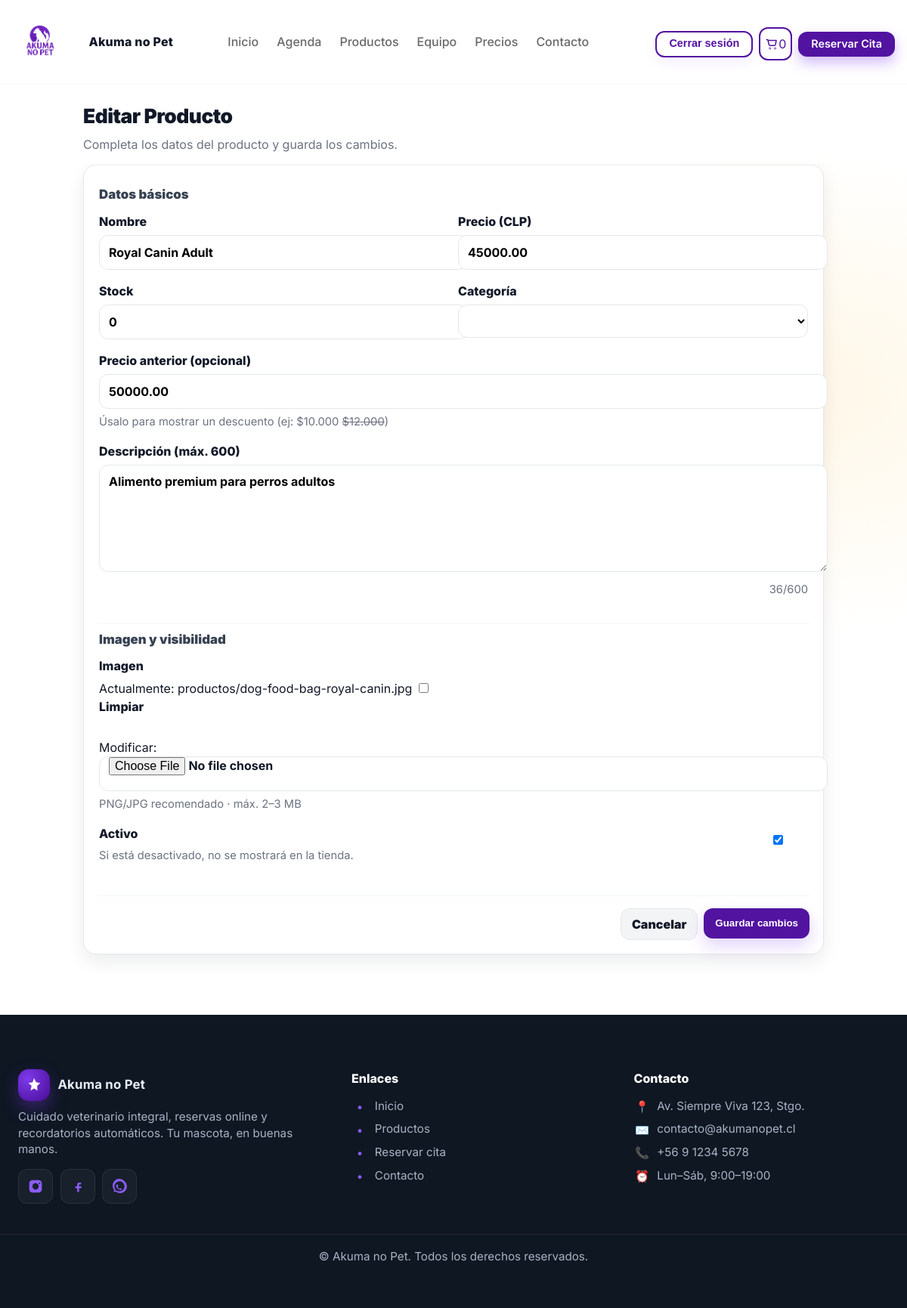
The page /productos/38/editar/ (signed in) on the database its author committed.
### productos/models.py (models this page shows, shortened)
class Producto(models.Model):
    ETIQUETAS = [
        ("", "—"),          # sin etiqueta
        ("nuevo", "Nuevo"),
        ("oferta", "Oferta"),
    ]
    TIPOS_MASCOTA = [
        ("Perro", "Perro"),
        ("Gato", "Gato"),
    ]
    nombre          = models.CharField(max_length=150)
    url_amigable    = models.SlugField(unique=True, blank=True)  # antes "slug"
    descripcion     = models.TextField(blank=True)
    categoria    = models.CharField(max_length=80, blank=True, default="")            # antes "category"
    tipo_mascota    = models.CharField(max_length=20, choices=TIPOS_MASCOTA, blank=True)  # antes "pet"
    marca        = models.CharField(max_length=80, blank=True, default="")
    precio          = models.DecimalField(max_digits=10, decimal_places=2, default=0)
    precio_anterior = models.DecimalField(max_digits=10, decimal_places=2, null=True, blank=True)  # antes "old_price"
    valoracion      = models.DecimalField(max_digits=3, decimal_places=1, default=0)               # antes "rating"
    stock           = models.PositiveIntegerField(default=0)
    etiqueta        = models.CharField(max_length=20, choices=ETIQUETAS, default="", blank=True)    # antes "badge"
    imagen          = models.ImageField(upload_to="productos", blank=True, null=True)
    activo          = models.BooleanField(default=True)
    creado          = models.DateTimeField(auto_now_add=True)

### productos/views.py (the view)
# urls.py: path("<int:pk>/editar/", views.editar, name="editar"),     # solo staff
@staff_required
def editar(request, pk):
    prod = get_object_or_404(Producto, pk=pk)
    if request.method == "POST":
        form = ProductoForm(request.POST, request.FILES, instance=prod)
        if form.is_valid():
            form.save()
            messages.success(request, "Producto actualizado.")
            return redirect("productos:lista")
    else:
        form = ProductoForm(instance=prod)
    return render(request, "productos/form_page.html", {"form": form, "titulo": "Editar producto"})

### productos/forms.py
class ProductoForm(forms.ModelForm):
    class Meta:
        model = Producto
        fields = [
            "nombre",
            "marca",
            "tipo_mascota",
            "categoria",
            "precio",
            "precio_anterior",  # si existe en tu modelo
            "stock",
            "descripcion",
            "imagen",           # si es ImageField y es obligatorio
            "activo",
        ]
        widgets = {
            "nombre": forms.TextInput(attrs={"class": "input"}),
            "marca": forms.TextInput(attrs={"class": "input"}),                # o Select si corresponde
            "tipo_mascota": forms.Select(attrs={"class": "input"}),           # Perro/Gato, etc.
            "categoria": forms.Select(attrs={"class": "input"}),
            "precio": forms.NumberInput(attrs={"step": "0.01", "class": "input"}),
            "precio_anterior": forms.NumberInput(attrs={"step": "0.01", "class": "input"}),
            "stock": forms.NumberInput(attrs={"min": 0, "class": "input"}),
            "descripcion": forms.Textarea(attrs={"rows": 3, "class": "input"}),
            "activo": forms.CheckboxInput(attrs={"class": "checkbox"}),
        }

### carrito/context_processors.py (called while the page is built, shortened)
def cart_context(request):
    cart = request.session.get("cart", {}) or {}
    count = 0
    total = 0
    return {
        "cart_count": count,
        "cart_total": total,
    }

### productos/views.py (called while the page is built)
def staff_required(view_func):
    decorated = login_required(
        user_passes_test(
            lambda u: u.is_active and u.is_staff,
            login_url="cuentas:login"  # ajusta si tu nombre de url es distinto
        )(view_func)
    )
    return decorated

### productos/templates/productos/form_page.html (shortened to what this page needs)
{% extends "main/base.html" %}
{% load static %}
{% block extra_head %}
  <link rel="stylesheet" href="{% static 'productos/css/styles.css' %}?v=9">
{% endblock %}
{% block contenido %}
<main class="page">
  <header class="page-head">
    <h1>{% if form.instance.pk %}Editar Producto{% else %}Nuevo producto{% endif %}</h1>
    <p class="sub">Completa los datos del producto y guarda los cambios.</p>
  </header>
  <form id="productForm" class="form-card" method="post" enctype="multipart/form-data" novalidate>
    <section class="block">
      <h2 class="block-title">Datos básicos</h2>
      <div class="form-row">
        <div class="field">
          <label for="{{ form.nombre.id_for_label }}">Nombre</label>
          {{ form.nombre }}
        </div>
        <div class="field">
          <label for="{{ form.precio.id_for_label }}">Precio (CLP)</label>
          {{ form.precio }}
        </div>
      </div>
      <div class="form-row">
        <div class="field">
          <label for="{{ form.stock.id_for_label }}">Stock</label>
          {{ form.stock }}
        </div>
        <div class="field">
          <label for="{{ form.categoria.id_for_label }}">Categoría</label>
          {{ form.categoria }}
        </div>
      </div>
      {% if form.precio_anterior %}
      <div class="field">
        <label for="{{ form.precio_anterior.id_for_label }}">Precio anterior (opcional)</label>
        {{ form.precio_anterior }}
        <p class="hint">Úsalo para mostrar un descuento (ej: $10.000 <span style="text-decoration: line-through;">$12.000</span>)</p>
      </div>
      {% endif %}
      <div class="field">
        <label for="{{ form.descripcion.id_for_label }}">Descripción (máx. 600)</label>
        {{ form.descripcion }}
        <div class="counter"><span id="descCount">0</span>/600</div>
      </div>
    </section>
    <section class="block">
      <h2 class="block-title">Imagen y visibilidad</h2>
      {% if form.imagen %}
      <div class="field">
        <label for="{{ form.imagen.id_for_label }}">Imagen</label>
        {{ form.imagen }}
        <p class="hint">PNG/JPG recomendado · máx. 2–3 MB</p>
      </div>
      {% endif %}
      <div class="field switch-row">
        <div>
          <label>Activo</label>
          <p class="hint">Si está desactivado, no se mostrará en la tienda.</p>
        </div>
        <label class="switch">
          {{ form.activo }}
        </label>
      </div>
    </section>
    <div class="form-actions">
      <a class="btn btn-ghost" href="{% url 'productos:lista' %}">Cancelar</a>
      <button class="btn btn-primary" type="submit">
        {% if form.instance.pk %}Guardar cambios{% else %}Crear producto{% endif %}
      </button>
    </div>
  </form>
</main>
{% endblock %}

### static/css/styles.css (style rules this page uses)
a { color: inherit; text-decoration: none; }
header { position: sticky; top: 0; z-index: 50; background: rgba(255,255,255,.8); backdrop-filter: saturate(180%) blur(6px); border-bottom: 1px solid rgba(0,0,0,.03); }
.btn-primary { background: #6d28d9; color: #fff; border: 0; }
.btn-ghost { background: #f3f4f6; color: #111; border: 0; }

### carrito/static/carrito/css/cart.css (style rules this page uses)
.btn-primary { background: #5213a1; color: #fff; border: 0; }
.btn-ghost { background: #f3f4f6; color: #111; border: 0; }

### productos/static/productos/css/styles.css (style rules this page uses)
.btn { --ring: 0 0 0 3px rgba(124, 58, 237, .18); display: inline-flex; align-items: center; gap: .5rem; height: 40px; padding: .6rem .9rem; border-radius: 12px; border: 1.5px solid transparent; font-weight: 800; line-height: 1; white-space: nowrap; background: #fff; color: #111827; transition: transform .12s ease, box-shadow .2s ease, filter .2s ease, background .2s, border-color .2s; cursor: pointer; }
.btn-primary { background: #5213a1; color: #fff; box-shadow: 0 8px 18px rgba(124, 58, 237, .25); border-color: transparent; }
.page { max-width: 980px; margin: 22px auto 80px; padding: 0 16px; color: #111827; }
.page-head h1 { margin: 0 0 6px; font-weight: 900; font-size: clamp(22px, 2.2vw, 30px); letter-spacing: -.02em; }
.page-head .sub { margin: 0 0 14px; color: #6b7280; }
.form-card { background: #fff; border: 1px solid #e5e7eb; border-radius: 16px; box-shadow: 0 10px 24px rgba(17, 24, 39, .08); padding: 18px; display: flex; flex-direction: column; gap: 16px; }
.block { padding: 6px 2px 2px; border-top: 1px solid #f1f5f9; }
.block:first-of-type { border-top: 0; }
.block-title { margin: 2px 0 10px; font-size: 1.05rem; color: #374151; font-weight: 900; }
.form-row { display: grid; grid-template-columns: 1fr 1fr; gap: 12px; }
.field { margin-bottom: 1rem; }
.field label { display: block; font-weight: 800; margin: 0 0 6px; }
.field .hint { color: #6b7280; margin: 6px 0 0; font-size: .92rem; }
.form-card input[type="text"], .form-card input[type="number"], .form-card input[type="file"], .form-card select, .form-card textarea { width: 100%; height: 44px; background: #fff; border: 1px solid #e5e7eb; border-radius: 12px; padding: 0 12px; font-weight: 700; outline: none; transition: border-color .15s, box-shadow .15s; font-family: inherit; font-size: 1rem; }
.form-card textarea { min-height: 120px; resize: vertical; padding: 10px 12px; line-height: 1.45; }
.counter { margin-top: 6px; color: #6b7280; font-size: .92rem; text-align: right; }
.switch-row { display: flex; align-items: center; justify-content: space-between; gap: 12px; }
.switch-row .hint { margin: 0; }
.form-card .switch { position: relative; width: 50px; height: 28px; }
.form-actions { display: flex; justify-content: flex-end; gap: 8px; margin-top: 8px; border-top: 1px solid #f1f5f9; padding-top: 1rem; }
.form-actions .btn { height: 40px; border-radius: 12px; border: 1px solid transparent; padding: 0 14px; font-weight: 900; }
.form-actions .btn-primary { background: #5213a1; color: #fff; box-shadow: 0 10px 22px rgba(124, 58, 237, .22); }
.form-actions .btn-ghost { background: #f3f4f6; color: #111827; border-color: #e5e7eb; }
.btn-ghost { background: #f3f4f6; color: #111827; border: 1px solid #e5e7eb; height: 40px; border-radius: 12px; padding: 0 14px; font-weight: 900; display: inline-flex; align-items: center; justify-content: center; cursor: pointer; text-decoration: none; }

### rows shown on the page
Producto: nombre "Royal Canin Adult", precio "45000.00", stock "0", precio_anterior "50000.00", descripcion "Alimento premium para perros adultos", activo "☑"

### other values the page prints
{{ cart_count|default:0 }} "0"
